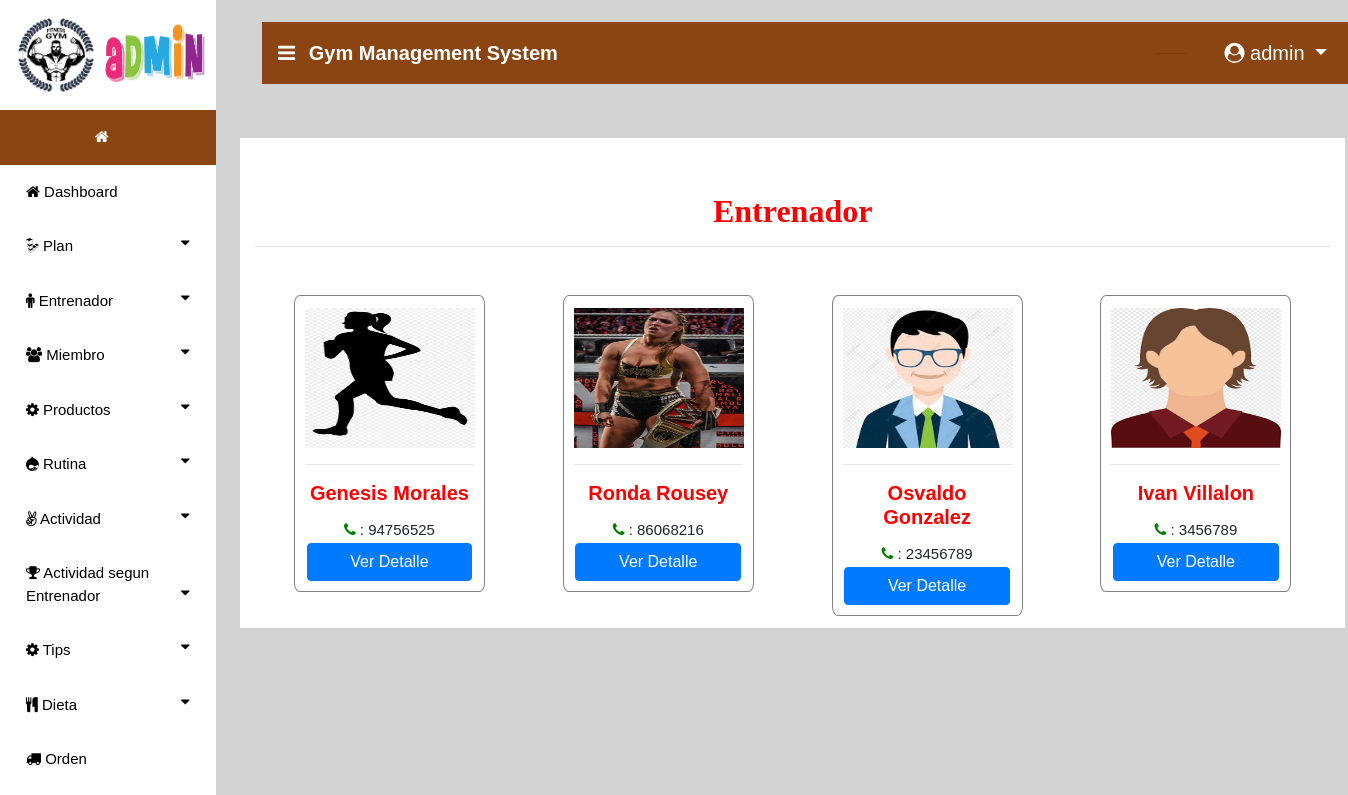
/trainer (signed in), run on the app's committed database.
### gym/models.py (models this page shows, shortened)
class Trainer(models.Model):
    status = models.ForeignKey(Status, on_delete=models.CASCADE, null=True)
    user = models.ForeignKey(User, on_delete=models.CASCADE, null=True)
    contact = models.CharField(max_length=10, null=True)
    address = models.CharField(max_length=10, null=True)
    doj = models.DateField(max_length=10, null=True)
    dob = models.DateField(max_length=10, null=True)
    image = models.FileField(null=True)

### gym/views.py (the view)
# urls.py: path('trainer', trainr,name="trainer"),
def trainr(request):
    count = cart_count(request)
    sign = 0
    user = User.objects.get(username=request.user.username)
    error = ""
    try:
        sign = Member.objects.get(user=user)
        if sign:
            error = "pat"
    except:
        pass
    trainer = Trainer.objects.all()
    d = {'trainer':trainer,'error':error,'count':count}
    return render(request,'trainr.html',d)

### gym/views.py (called while the page is built)
def cart_count(request):
    user = User.objects.get(id=request.user.id)
    mem = Member.objects.get(user=user)
    cart = Cart.objects.filter(member=mem)
    count=0
    for i in cart:
        count+=1
    return count

### gym/templates/trainr.html (shortened to what this page needs)
{% extends 'navigation3.html' %}
{% block body1 %}
{% load static %}
<div class="container" style="width:100%;background:white">
      <center><h2 style="padding-top:5%;margin-top:5%;font-weight:bold;font-family : 'Monotype Corsiva' ;color:red">Entrenador</h2></center>
<hr>
 <div class="container-fluid">
   		<div class="row" style="margin-bottom:5%">
			{% for j in trainer %}
				<div class="col-md-3">
                    <div style="padding:10px;width:80%;margin-bottom:5%;border-radius:3%;border:1px solid grey">
					<center><img src="{{j.image.url}}" style="margin-top:1%;width:170px;height:140px;float:center"></center>
   						<div><hr>
   						<h5 style="color:red;font-weight:bold">{{j.user.first_name}} {{j.user.last_name}} </h5>
   						<span style="font-size:15px"><i class="fa fa-phone" style="color:green"></i> : {{j.contact}}</span><br>
   					                            <a href="{% url 'view_member_detail' j.user.id %}"><button type="submit" class="btn btn-primary" style="width:98%">Ver Detalle</button></a>
						</div>
   				</div></div>
			{% endfor %}
	</div>
 </div>
      </div>
{% endblock %}

### gym/templates/navigation3.html (shortened to what this page needs)
{% extends 'navigation2.html' %}
{% block body %}
<nav class="navbar navbar-expand-lg navbar-light" style="margin-left:2%;margin-top:2%;width:99%;background-color:SaddleBrown">
  <a class="navbar-brand" href="#" style="color:white;font-weight:bold"><i class="fa fa-bars" style="margin-right:8px"></i> Gym Management System</a>
  {% if request.user.is_staff %}
     <div class="collapse navbar-collapse nav justify-content-end" id="navbarNavDropdown">
      <li class="nav-item dropdown" style="margin-right:3%;color:white;margin-left:600px">
        <a class="nav-link dropdown" style="margin-left:5%;color:white" href="#" id="navbarDropdown" role="button" data-toggle="dropdown" aria-haspopup="true">
        </a>
        <hr>
      </li>
  </div>
     {% endif %}
  <div class="collapse navbar-collapse nav justify-content-end" id="navbarNavDropdown">
      <li class="nav-item dropdown" style="margin-right:3%;color:white">
        <a class="nav-link dropdown-toggle" style="color:white;margin-left:5%" href="#" id="navbarDropdown" role="button" data-toggle="dropdown" aria-haspopup="true" aria-expanded="false">
          <i class="fa fa-user-circle"></i> {{request.user.username}}
        </a>
      </li>
  </div>
 </nav>
{% block body1 %}
{% endblock %}
{% endblock %}

### gym/templates/navigation2.html (style rules this page uses)
body { font-family: "Lato", sans-serif; }
body { margin:0;font-family:Arial }
.dropdown { float:right; }

### data on the page
Trainer: image (picture), user.first_name "Genesis", user.last_name "Morales", contact "94756525"
Trainer: image (picture), user.first_name "Ronda", user.last_name "Rousey", contact "86068216"
Trainer: image (picture), user.first_name "Osvaldo", user.last_name "Gonzalez", contact "23456789"
Trainer: image (picture), user.first_name "Ivan", user.last_name "Villalon", contact "3456789"

### other printed values
{{ request.user.username }} "admin"
